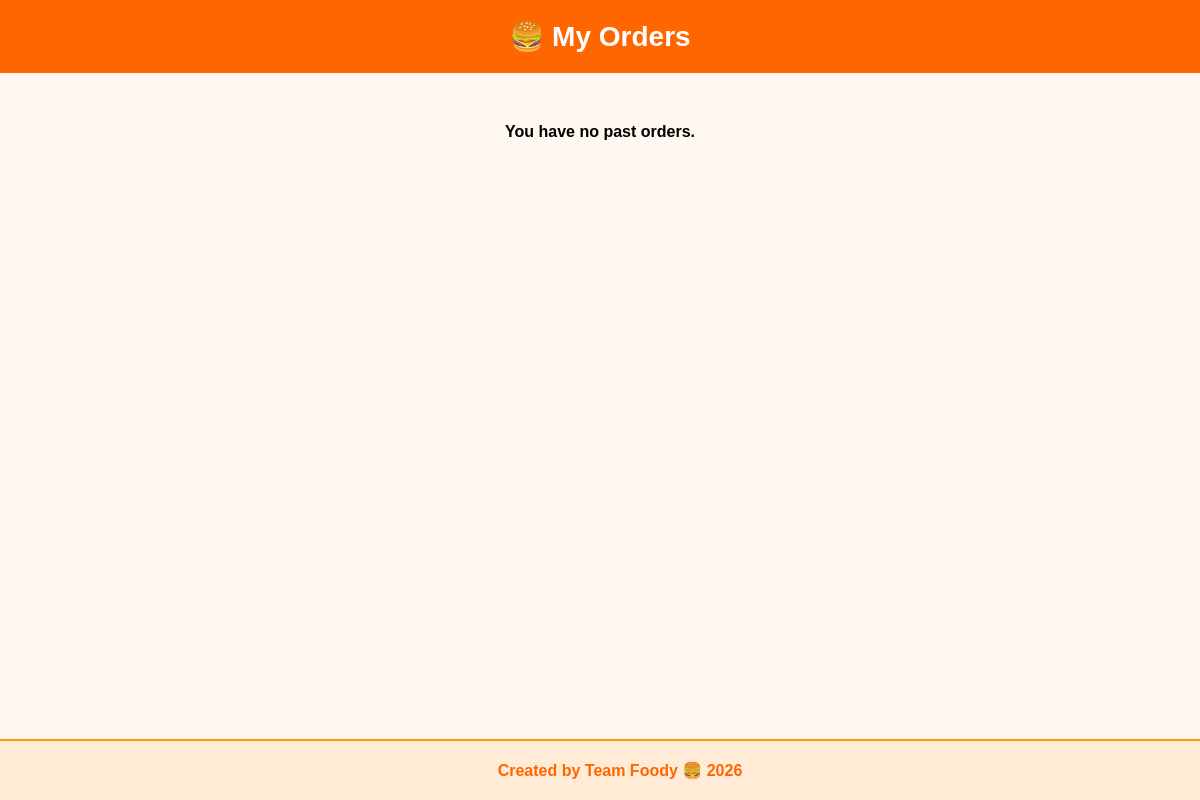
Before: /accounts/orders/ (signed in) with the older database file.
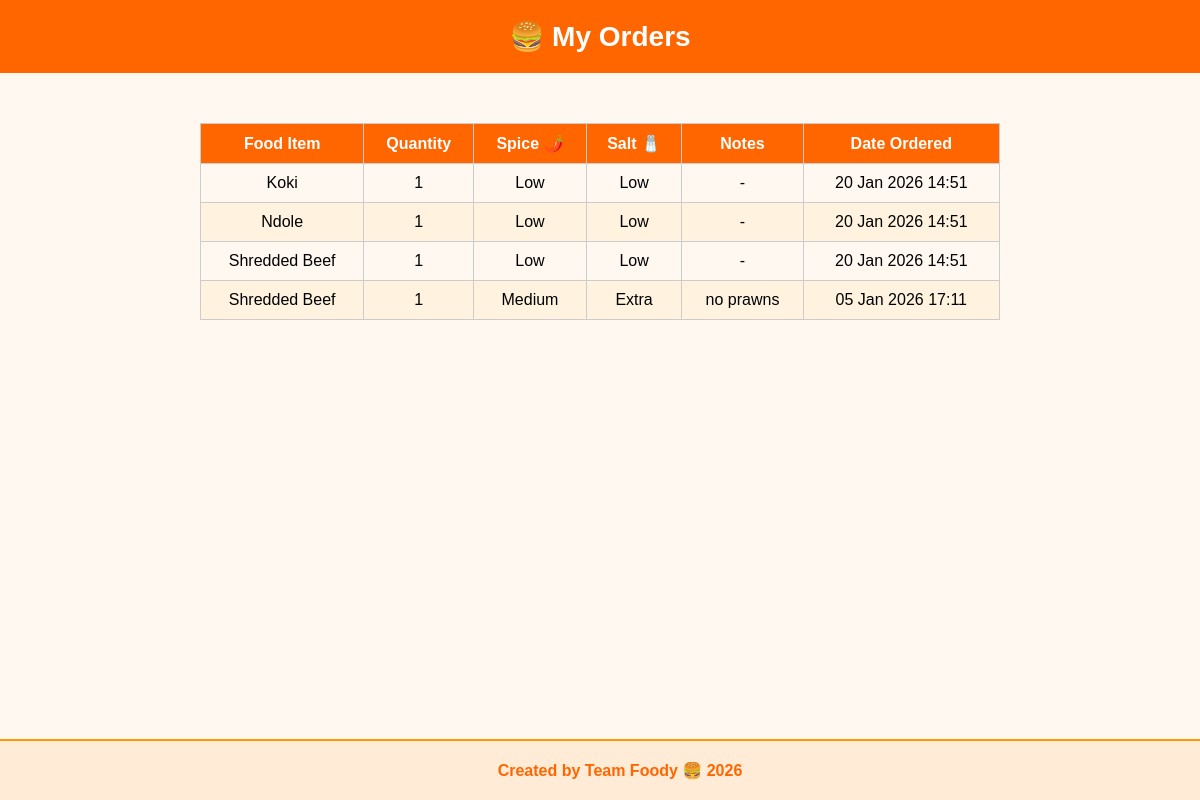
After: the same page with the newer database file.
### accounts/models.py (models this page shows, shortened)
class Order(models.Model):
    STATUS_CHOICES = [
        ('pending', 'Pending'),
        ('preparing', 'Preparing'),
        ('delivered', 'Delivered'),
    ]
    SPICE_CHOICES = [
        ('Low', 'Low'),
        ('Medium', 'Medium'),
        ('Hot', 'Hot')
    ]
    SALT_CHOICES = [
        ('Low', 'Low'),
        ('Normal', 'Normal'),
        ('Extra', 'Extra')
    ]
    user = models.ForeignKey(User, on_delete=models.CASCADE)
    food_item = models.CharField(max_length=100)
    quantity = models.PositiveIntegerField(default=1)
    spice_level = models.CharField(max_length=10, choices=SPICE_CHOICES)
    salt_level = models.CharField(max_length=10, choices=SALT_CHOICES)
    notes = models.TextField(blank=True, null=True)
    status = models.CharField(
        max_length=20,
        choices=STATUS_CHOICES,
        default='pending'
    )
    created_at = models.DateTimeField(auto_now_add=True)

### accounts/views.py (the view)
# urls.py: path('orders/', views.order_history, name='order_history'),
@login_required
def order_history(request):
    orders = Order.objects.filter(user=request.user).order_by('-created_at')
    return render(request, 'order_history.html', {'orders': orders})

### templates/order_history.html (shortened to what this page needs)
<!DOCTYPE html>
<html lang="en">
<head>
</head>
<body>
<header>🍔 My Orders</header>
<div class="container">
    {% if orders %}
    <table>
        <thead>
            <tr>
                <th>Food Item</th>
                <th>Quantity</th>
                <th>Spice 🌶️</th>
                <th>Salt 🧂</th>
                <th>Notes</th>
                <th>Date Ordered</th>
            </tr>
        </thead>
        <tbody>
            {% for order in orders %}
            <tr>
                <td>{{ order.food_item }}</td>
                <td>{{ order.quantity }}</td>
                <td>{{ order.spice_level }}</td>
                <td>{{ order.salt_level }}</td>
                <td>{{ order.notes|default:"-" }}</td>
                <td>{{ order.created_at|date:"d M Y H:i" }}</td>
            </tr>
            {% endfor %}
        </tbody>
    </table>
    {% else %}
        <p style="text-align:center; font-weight:bold; margin-top:20px;">You have no past orders.</p>
    {% endif %}
</div>
<footer>
    Created by Team Foody 🍔 2026
</footer>
</body>
</html>

Changed rows visible on the page:
added Order: food_item "Koki", quantity "1", spice_level "Low", salt_level "Low", notes "-", created_at "20 Jan 2026 14:51"
added Order: food_item "Ndole", quantity "1", spice_level "Low", salt_level "Low", notes "-", created_at "20 Jan 2026 14:51"
added Order: food_item "Shredded Beef", quantity "1", spice_level "Low", salt_level "Low", notes "-", created_at "20 Jan 2026 14:51"
added Order: food_item "Shredded Beef", quantity "1", spice_level "Medium", salt_level "Extra", notes "no prawns", created_at "05 Jan 2026 17:11"
Other visible differences:
text no longer shown: "You have no past orders."
text now shown: "Food Item Quantity Spice 🌶️ Salt 🧂 Notes Date Ordered"
